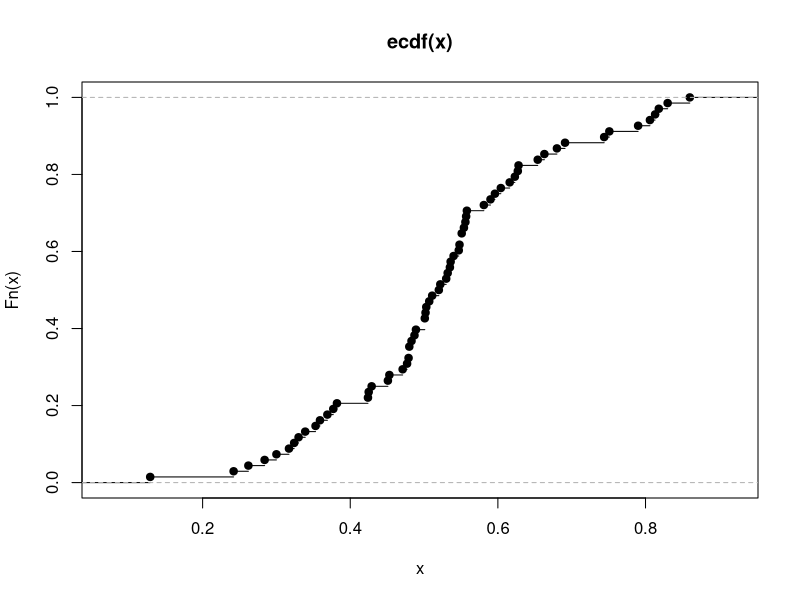
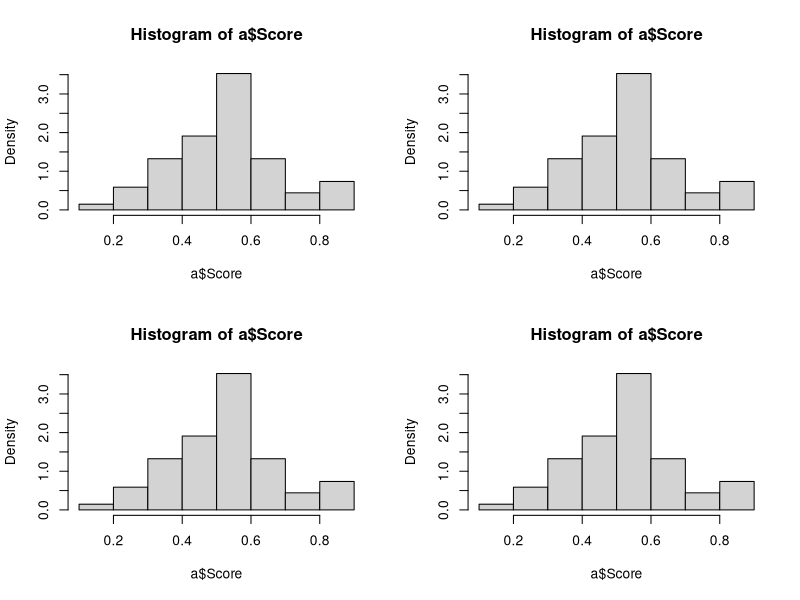
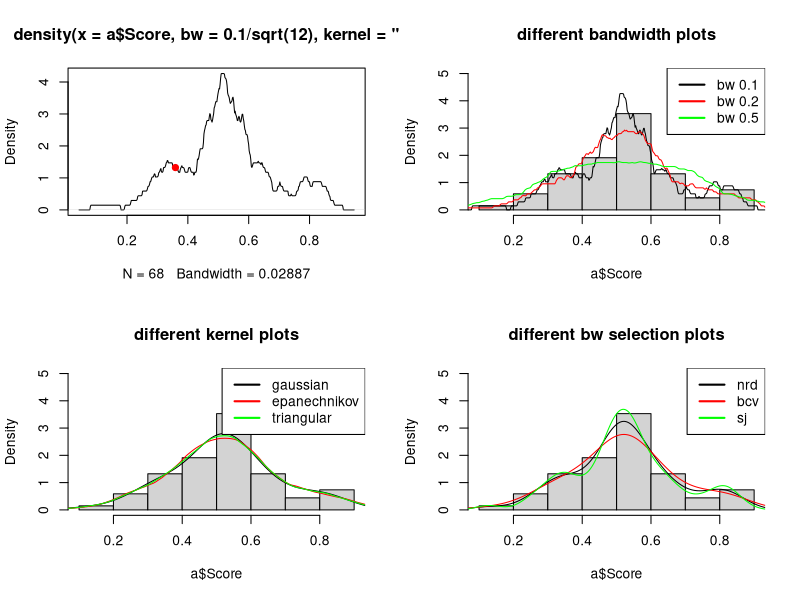

These charts were generated, in order, by the following R code:
# Density Estimation 
# Ex 15
a = read.csv("SpatialAbility.csv")

# empirical distribution plot 
plot.ecdf(a$Score)

# histograms
par(mfrow=c(2,2))
hist(a$Score, freq = FALSE)
hist(a$Score, breaks="fd", freq = FALSE)
hist(a$Score, breaks="scott", freq = FALSE)
hist(a$Score, breaks=seq(0.1,0.9,0.1), freq = FALSE)

# density estimation r code, notice bandwitdth for r need to be adjusted
try1 = density(a$Score, kernel="r",bw=0.1/sqrt(12))
try1$x[180]
try1$y[180]
plot(try1)
points(try1$x[180],try1$y[180], col = "red", pch = 19)

# plots for bandwidth difference 
try1 = density(a$Score, kernel="r",bw=0.1/sqrt(12))
try2 = density(a$Score, kernel="r",bw=0.2/sqrt(12))
try3 = density(a$Score, kernel="r",bw=0.5/sqrt(12))
hist(a$Score, freq = FALSE, main = "different bandwidth plots", ylim = c(0,5))
lines(try1, col="black")
lines(try2, col = "red")
lines(try3, col = "green")
legend("topright", legend = c("bw 0.1", "bw 0.2","bw 0.5"), 
       col = c("black", "red", "green"), lwd=c(2,2))

# plots for kernel difference 
try4 = density(a$Score, kernel="g",bw=0.25/sqrt(12))
try5 = density(a$Score, kernel="e",bw=0.25/sqrt(12))
try6 = density(a$Score, kernel="t",bw=0.25/sqrt(12))
hist(a$Score, freq = FALSE, main = "different kernel plots", ylim = c(0,5))
lines(try4, col="black")
lines(try5, col = "red")
lines(try6, col = "green")
legend("topright", legend = c("gaussian", "epanechnikov","triangular"), 
       col = c("black", "red", "green"), lwd=c(2,2))

# plots try different bandwidth selection
try7 = density(a$Score, kernel="g",bw="nrd")
try8 = density(a$Score, kernel="g",bw="bcv")
try9 = density(a$Score, kernel="g",bw="sj")
hist(a$Score, freq = FALSE, main = "different bw selection plots", ylim = c(0,5))
lines(try7, col="black")
lines(try8, col = "red")
lines(try9, col = "green")
legend("topright", legend = c("nrd", "bcv","sj"), 
       col = c("black", "red", "green"), lwd=c(2,2))
